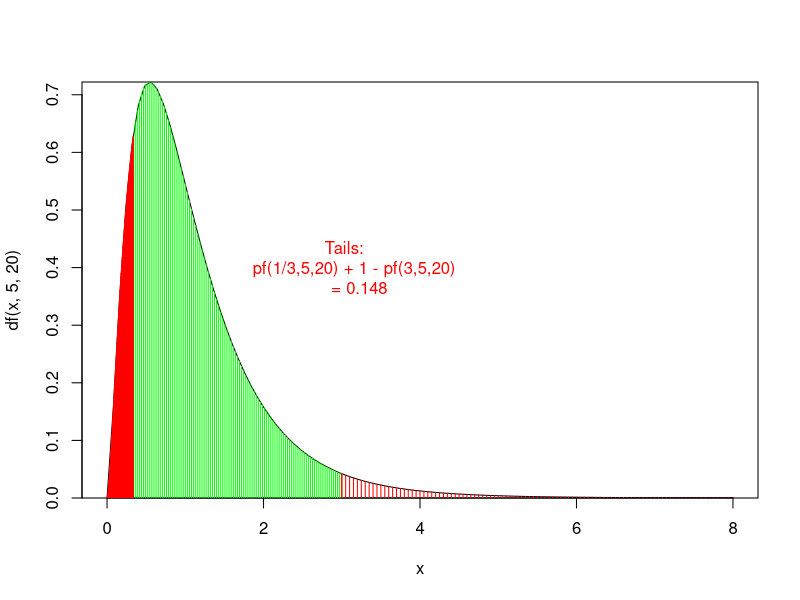
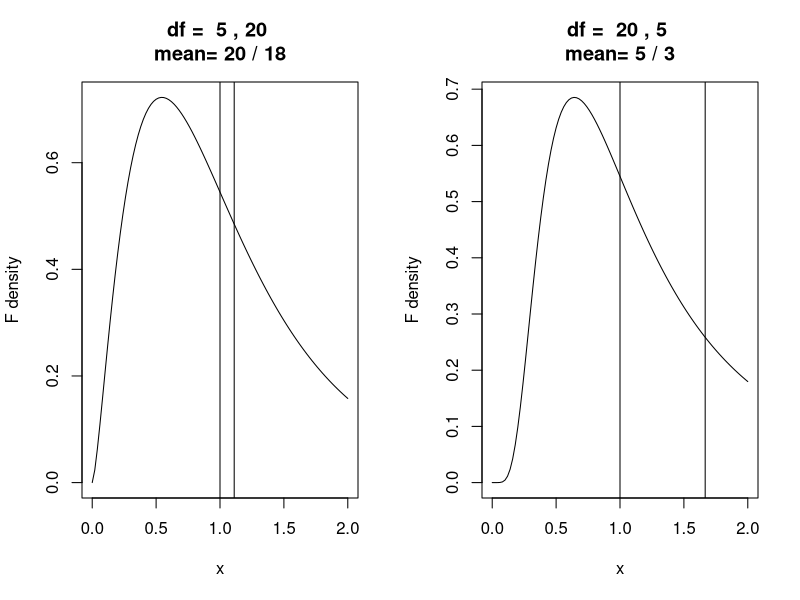

The R source for these figures, in order:
## ---- chunk 1
knitr::opts_chunk$set(echo = TRUE)
'%&%' = function(a,b) paste0(as.character(a),as.character(b))
## ---- chunk 2
curve(df(x,5,20), xlim=c(0,8), yaxs="i")
curve(df(x,5,20), xlim=c(1/3,3), yaxs="i", add=T, type="h", col="green")
curve(df(x,5,20), xlim=c(0,1/3), yaxs="i", add=T, type="h", col="red")
curve(df(x,5,20), xlim=c(3,8), yaxs="i", add=T, type="h", col="red")

lines(c(1/3,1/3), c(0,df(1/3,5,20)), col="red")
lines(c(3,3), c(0,df(3,5,20)), col="red")

text(3, 0.4, "  Tails: 
     pf(1/3,5,20) + 1 - pf(3,5,20)
       = " %&% round(digits=3, pf(1/3,5,20) + 1 - pf(3,5,20)), 
     col="red")
## ---- chunk 3
cat("lower tail: ", pf(1/3,5,20) , "\n")
cat("upper tail: ", 1 - pf(3,5,20) , "\n")
cat("both tails: ", pf(1/3,5,20) + 1 - pf(3,5,20) , "\n")
## ---- chunk 4
lowerboundary = uniroot(function(x) df(x,5,20)-df(3,5,20), 0:1)$root 
cat("lowerboundary = ", lowerboundary, "\n")
cat("lower tail: ", pf(lowerboundary,5,20) , "\n")
cat("P = ", 1 - pf(3,5,20) + pf(lowerboundary,5,20), "\n")
## ---- chunk 5
lowerbound = 3/qf(0.95, 5, 20) 
upperbound = 3/qf(0.05, 5, 20) 
## ---- chunk 6
(c(lowerbound, upperbound))
## ---- chunk 7
par.saved = par(mfrow=c(1,2))
dfF = c(5,20)
for( dfF in list(c(5,20), c(20,5))) {
curve(from=0, to=2,  df(x, dfF[1], dfF[2]), type="l", main=paste("df = ", dfF[1], ",", dfF[2],
                                                                 "\nmean=", dfF[2], "/", (dfF[2]-2)), ylab="F density"); abline(v=c(1,dfF[2]/(dfF[2]-2)));
}
par(par.saved) ### reset.
